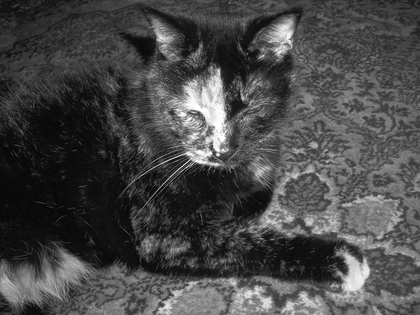
%> input picture MatlabTutorials/filteringAndNoise (Phil Nelson)/bwEmily.tif, 420 x 315 px, shrunk from 800 x 600 before the run
$ octave unsharp.m   (GNU Octave 9; MATLAB toolbox functions it lacks are replaced by stand-ins)
%> lines starting %> are read from the running program, lines starting %| are printed output that depends on the picture; in (x1, y1, x2, y2) boxes, pixels count from 0 and x2, y2 are one past the last pixel; in counts of white or black regions, pixels touching at a corner belong together; the program's own positions count from 1
%% p nelson 10/08  unsharp.m
% what we will show:
% At high illumination, truncation to 1-bit depth destroys a lot of detail (fig 2),
% but not if we first apply unsharp mask (fig 3, fig 5).
% At low illumination (fig 6), truncation to 1-bit depth still destroys detail (fig 7), but
% it's even worse if preceded by the unsharp mask (fig 9).
% We can gain back some detail by using an unsharp mask with wider surround.

% parameters
clear all;
illum=30; %mean number of photons/pixel in most brightly illuminated pixels
%% import image
close all
A=imread('bwEmily.tif');
%> A is the input picture: size 315x420 uint8; min 0, max 255, mean 71.8
%% render original
figure;
% we need full 8-bit depth when we render:
co=[0:(1/256):1]; colormap([co;co;co]');
image(A); axis off tight; title('original');
%% reduce to 1-bit depth
figure;
med=median(A(:))
%> med = 66
B1=(A>30)*255;
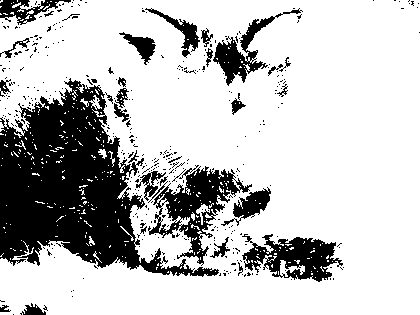
%> B1: size 315x420 double; 76.1% white; 385 black regions (353 under 20 px), largest, box (x1, y1, x2, y2) and area: (0, 78, 219, 277) 18989, (148, 165, 252, 266) 3341, (242, 234, 343, 282) 2523
colormap([co;co;co]');image(B1); axis off tight; title('1-bit depth');
%% make a set of Gaussian masks
gaussMask = zeros(7,7);
for i = 1:1:7
    for j = 1:1:7
        gaussMask(i,j) = exp(-((i-4)^2 + (j-4)^2)/5);
    end
end
gaussMask = gaussMask/sum(gaussMask(:));
meanx=0;meany=0;ssq=0;
for i=1:7,for j=1:7,
        ssq=ssq+(i^2+j^2)*gaussMask(i,j);
        meany=meany+(j*gaussMask(i,j));meanx=meanx+(i*gaussMask(i,j));
    end;end
varGauss=ssq-meanx^2-meany^2
[meanx meany]
%
gaussMaskB = zeros(7,7);
for i = 1:1:7
    for j = 1:1:7
        gaussMaskB(i,j) = exp(-((i-4)^2 + (j-4)^2)/.5);
    end
end
gaussMaskB = gaussMaskB/sum(gaussMaskB(:));
meanx=0;meany=0;ssq=0;
for i=1:7,for j=1:7,
        ssq=ssq+(i^2+j^2)*gaussMaskB(i,j);
        meany=meany+(j*gaussMaskB(i,j));meanx=meanx+(i*gaussMaskB(i,j));
    end;end
varGauss=ssq-meanx^2-meany^2
[meanx meany]

%% unsharp mask is the difference of gaussians
unsharpMask=gaussMaskB-(gaussMask);
sum(unsharpMask(:))
figure;
surf(unsharpMask); title('unsharp mask');
%> after `title('unsharp mask')`:
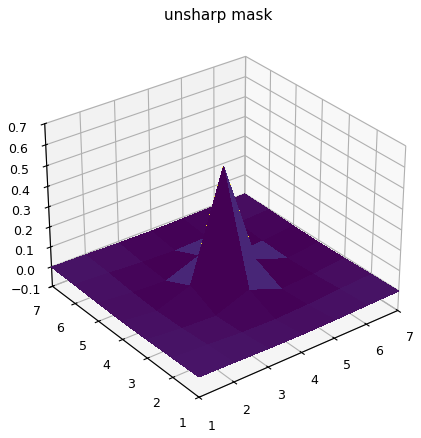
%> figure redrawn from the program's plot data
unsharpA = conv2(unsharpMask, A);
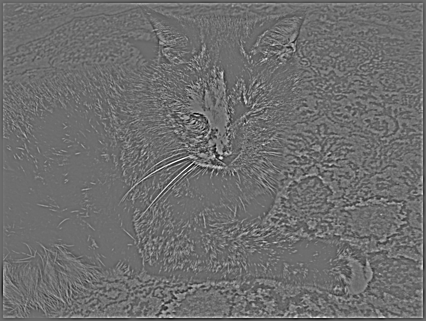
%> unsharpA: size 321x426 double; min -58.55, max 76.65, mean 0; drawn with min black and max white
figure;
%hist(unsharpA(:));
colormap([co;co;co]');
imagesc(unsharpA); axis off tight; title('unsharp mask, 8-bit');
figure;
B2=(unsharpA>0)*255;
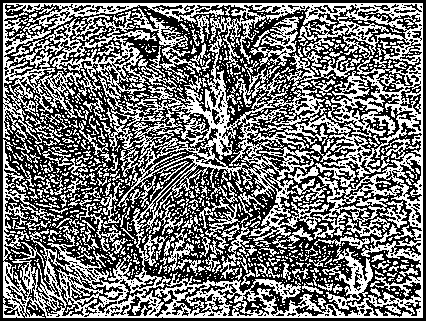
%> B2: size 321x426 double; 45.7% white in thin lines or dots
colormap([co;co;co]');
image(B2); axis off tight; title('unsharp mask, 1-bit depth');

%% introduce Poisson noise
[ht wd]=size(A)
%> ht = 315; wd = 420
B3=zeros(ht,wd); %reserve space
trunc=wd;
%> trunc = 420
%> (the run ends here)
